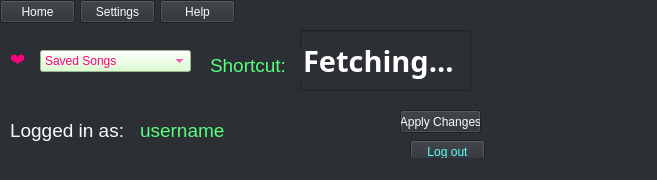
<?xml version="1.0" encoding="UTF-8"?>
<ui version="4.0">
 <class>MainWindow</class>
 <widget class="QMainWindow" name="MainWindow">
  <property name="geometry">
   <rect>
    <x>0</x>
    <y>0</y>
    <width>657</width>
    <height>180</height>
   </rect>
  </property>
  <property name="windowTitle">
   <string>SpotiLike &lt;3</string>
  </property>
  <property name="styleSheet">
   <string notr="true">background-color: rgb(44, 47, 51);
color: rgb(249, 252, 255);</string>
  </property>
  <widget class="QWidget" name="centralwidget">
   <widget class="QLineEdit" name="shortcut">
    <property name="geometry">
     <rect>
      <x>300</x>
      <y>30</y>
      <width>171</width>
      <height>61</height>
     </rect>
    </property>
    <property name="font">
     <font>
      <family>Segoe UI Black</family>
      <pointsize>22</pointsize>
      <weight>75</weight>
      <bold>true</bold>
     </font>
    </property>
    <property name="styleSheet">
     <string notr="true">border-color: rgb(160, 160, 160);
color: rgb(255, 255, 255);</string>
    </property>
    <property name="text">
     <string>Fetching...</string>
    </property>
   </widget>
   <widget class="QLabel" name="label">
    <property name="geometry">
     <rect>
      <x>210</x>
      <y>50</y>
      <width>91</width>
      <height>31</height>
     </rect>
    </property>
    <property name="font">
     <font>
      <pointsize>14</pointsize>
     </font>
    </property>
    <property name="styleSheet">
     <string notr="true">color: rgb(85, 255, 127)</string>
    </property>
    <property name="text">
     <string>Shortcut: </string>
    </property>
   </widget>
   <widget class="QLabel" name="label_2">
    <property name="geometry">
     <rect>
      <x>10</x>
      <y>40</y>
      <width>21</width>
      <height>41</height>
     </rect>
    </property>
    <property name="font">
     <font>
      <family>Segoe UI Emoji</family>
      <pointsize>12</pointsize>
      <weight>50</weight>
      <bold>false</bold>
     </font>
    </property>
    <property name="styleSheet">
     <string notr="true">color: rgb(255, 0, 127);</string>
    </property>
    <property name="text">
     <string>❤</string>
    </property>
   </widget>
   <widget class="QComboBox" name="selection">
    <property name="geometry">
     <rect>
      <x>40</x>
      <y>50</y>
      <width>151</width>
      <height>22</height>
     </rect>
    </property>
    <property name="styleSheet">
     <string notr="true">background-color: rgb(210, 255, 196);
color: rgb(255, 0, 127);</string>
    </property>
    <item>
     <property name="text">
      <string>Saved Songs</string>
     </property>
    </item>
   </widget>
   <widget class="QPushButton" name="home">
    <property name="geometry">
     <rect>
      <x>0</x>
      <y>0</y>
      <width>75</width>
      <height>23</height>
     </rect>
    </property>
    <property name="styleSheet">
     <string notr="true">QPushButton::hover
{
background-color : lightgreen;
}</string>
    </property>
    <property name="text">
     <string>Home</string>
    </property>
   </widget>
   <widget class="QPushButton" name="settings">
    <property name="geometry">
     <rect>
      <x>80</x>
      <y>0</y>
      <width>75</width>
      <height>23</height>
     </rect>
    </property>
    <property name="styleSheet">
     <string notr="true">QPushButton::hover
{
background-color : lightgreen;
}</string>
    </property>
    <property name="text">
     <string>Settings</string>
    </property>
   </widget>
   <widget class="QPushButton" name="help">
    <property name="geometry">
     <rect>
      <x>160</x>
      <y>0</y>
      <width>75</width>
      <height>23</height>
     </rect>
    </property>
    <property name="styleSheet">
     <string notr="true">QPushButton::hover
{
background-color : lightgreen;
}</string>
    </property>
    <property name="text">
     <string>Help</string>
    </property>
   </widget>
   <widget class="QLabel" name="image">
    <property name="geometry">
     <rect>
      <x>500</x>
      <y>20</y>
      <width>141</width>
      <height>131</height>
     </rect>
    </property>
    <property name="cursor">
     <cursorShape>CrossCursor</cursorShape>
    </property>
    <property name="text">
     <string/>
    </property>
   </widget>
   <widget class="QLabel" name="label_3">
    <property name="geometry">
     <rect>
      <x>10</x>
      <y>110</y>
      <width>121</width>
      <height>41</height>
     </rect>
    </property>
    <property name="font">
     <font>
      <pointsize>14</pointsize>
     </font>
    </property>
    <property name="text">
     <string>Logged in as:</string>
    </property>
   </widget>
   <widget class="QLabel" name="username">
    <property name="geometry">
     <rect>
      <x>140</x>
      <y>110</y>
      <width>331</width>
      <height>41</height>
     </rect>
    </property>
    <property name="font">
     <font>
      <pointsize>14</pointsize>
     </font>
    </property>
    <property name="styleSheet">
     <string notr="true">color: rgb(85, 255, 127)</string>
    </property>
    <property name="text">
     <string>username</string>
    </property>
   </widget>
   <widget class="QPushButton" name="logout">
    <property name="geometry">
     <rect>
      <x>410</x>
      <y>140</y>
      <width>75</width>
      <height>23</height>
     </rect>
    </property>
    <property name="styleSheet">
     <string notr="true">color: rgb(85, 255, 255);</string>
    </property>
    <property name="text">
     <string>Log out</string>
    </property>
   </widget>
   <widget class="QPushButton" name="applyChanges">
    <property name="geometry">
     <rect>
      <x>400</x>
      <y>110</y>
      <width>81</width>
      <height>23</height>
     </rect>
    </property>
    <property name="styleSheet">
     <string notr="true">QPushButton::pressed
{
background-color : rgb(255, 246, 222);
}</string>
    </property>
    <property name="text">
     <string>Apply Changes</string>
    </property>
   </widget>
  </widget>
  <widget class="QStatusBar" name="statusbar"/>
 </widget>
 <resources/>
 <connections/>
</ui>
